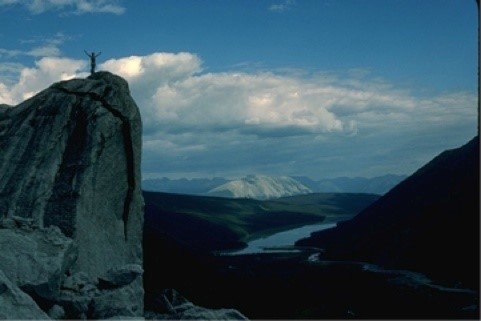
#> input picture ex4/scene.jpg, 481 x 321 px
$ python task3a.py
#> lines starting #> are read from the running program, lines starting #| are printed output that depends on the picture
### ex4/watermark.py
# -*- coding: UTF-8 -*-
"""
@author:Jaiyaun
@software: PyCharm
@file:watermark.py
@time:2021/11/17
"""

import matplotlib.pyplot as plt

def savefig(plt, filename, watermark_text):
    fig = plt.gcf()
    plt.rcParams['font.family'] = ['sans-serif']
    plt.rcParams['font.sans-serif'] = ['Microsoft YaHei']
    fig.text(0.9, 0.05, watermark_text,
             fontsize=40,
             rotation=45,
             color='blue',
             ha='right',
             va='bottom',
             alpha=0.2)
    plt.gca().xaxis.set_major_locator(plt.NullLocator())
    plt.gca().yaxis.set_major_locator(plt.NullLocator())
    plt.margins(0, 0)
    fig.savefig(filename, format='png', transparent=True, pad_inches=0)

# [14 lines left out: function addwatermark, not called in this run]

### ex4/task3a.py
# -*- coding: UTF-8 -*-
"""
@author:Jaiyaun
@software: PyCharm
@file:task3a.py
@time:2021/11/24
"""

import matplotlib.pyplot as plt
import cv2
import watermark

img = cv2.imread('scene.jpg', cv2.IMREAD_COLOR)
#> img is the input picture: shape (321, 481, 3); mean B, G, R 90.1, 77.1, 49.9

# 色调H，饱和度为S，光强为V
hls = cv2.cvtColor(img, cv2.COLOR_BGR2HLS)
#> hls: shape (321, 481, 3); mean of channels 0, 1, 2 90.4, 70.2, 87
# 函数 cv2.split() 传入一个图像数组，并将图像拆分为 B/G/R 三个通道
channels = cv2.split(hls)
equalized_l = cv2.equalizeHist(channels[1], channels[1])
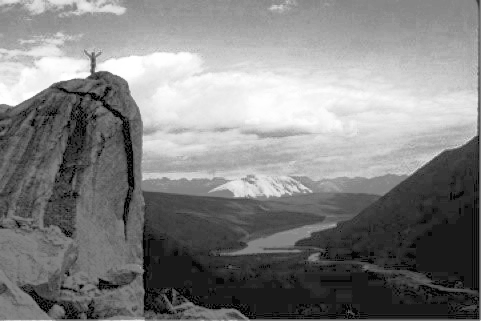
#> equalized_l: shape (321, 481); min 0, max 255, mean 129.3
cv2.merge(channels, hls)
dst = cv2.cvtColor(hls, cv2.COLOR_HLS2BGR)
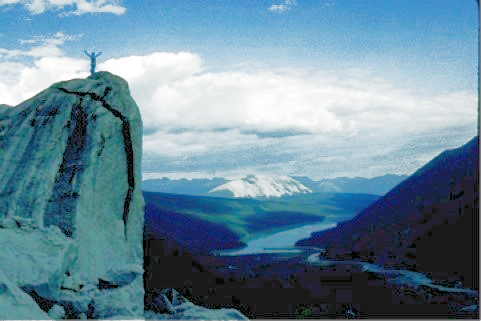
#> dst: shape (321, 481, 3); mean B, G, R 154.4, 137.2, 104.2
#> hls: shape (321, 481, 3); mean of channels 0, 1, 2 90.4, 129.3, 87

titles = ['Original', 'H', 'L', 'S', 'EqualiezdL', 'Equaliezd']
images = [img, hls[:, :, 0], hls[:, :, 1], hls[:, :, 2], equalized_l, dst]

for i in range(6):
    plt.subplot(2, 3, i + 1)
    if len(images[i].shape) < 3:
        plt.imshow(images[i], 'gray')
    else:
        plt.imshow(images[i][..., ::-1])
    plt.title(titles[i], fontsize=8)
    plt.xticks([])
    plt.yticks([])

# 保存图片
# watermark.addwatermark(plt, '201944008236Jaiyaun')
watermark.savefig(plt, 'task3a.png', '201944008236Jaiyaun')
#> in savefig, `fig.savefig(filename, format='png', transparent=True, pad_inches=0)`:
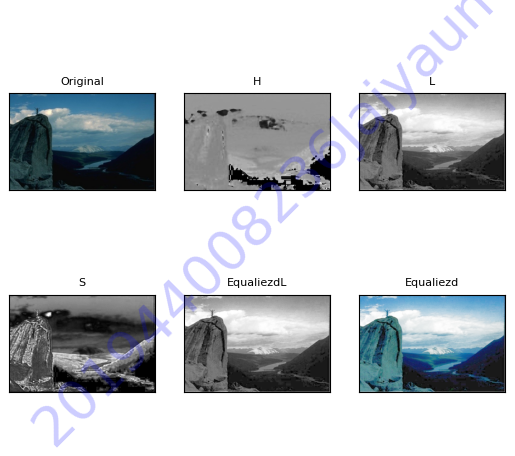
#> figure drawn by matplotlib, 6 panels
plt.show()

$ run again, with ex4/frame_20211124202844.png saved as ex4/scene.jpg
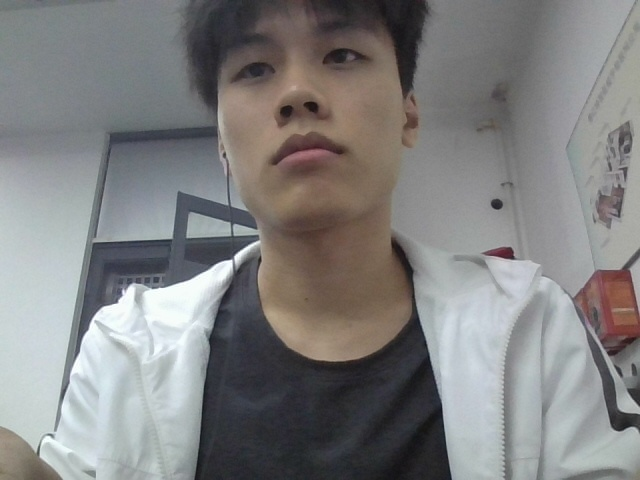
#> input picture ex4/frame_20211124202844.png, 640 x 480 px
#> img is the input picture: shape (480, 640, 3); mean B, G, R 128.7, 128.8, 129.2
#> `equalized_l = cv2.equalizeHist(channels[1], channels[1])`:
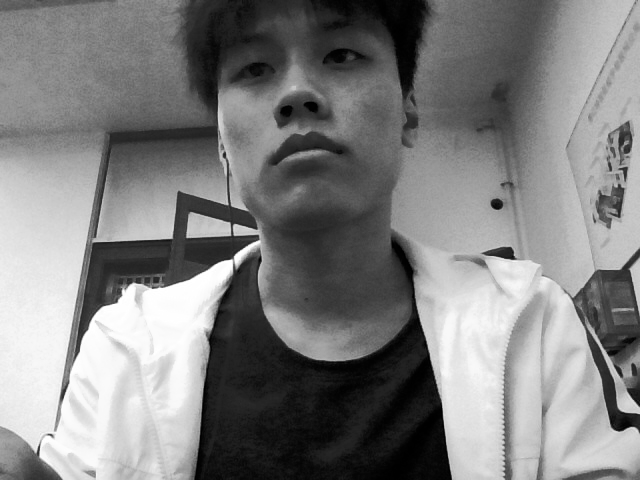
#> equalized_l: shape (480, 640); min 0, max 255, mean 128.3

$ run again, with ex4/frame_20211217170255.png saved as ex4/scene.jpg
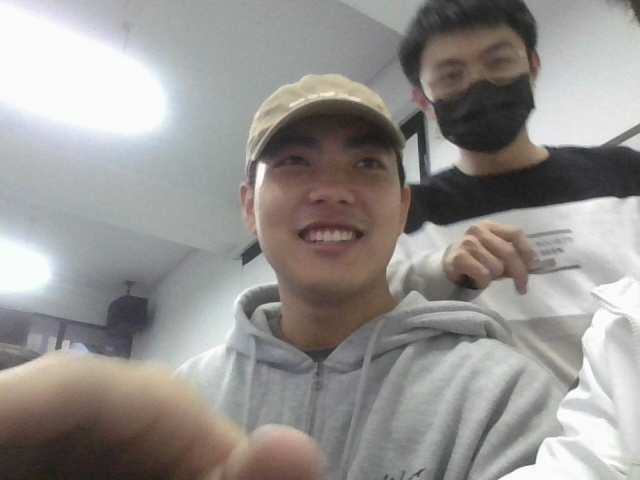
#> input picture ex4/frame_20211217170255.png, 640 x 480 px
#> img is the input picture: shape (480, 640, 3); mean B, G, R 144.8, 147.3, 150.5
#> `equalized_l = cv2.equalizeHist(channels[1], channels[1])`:
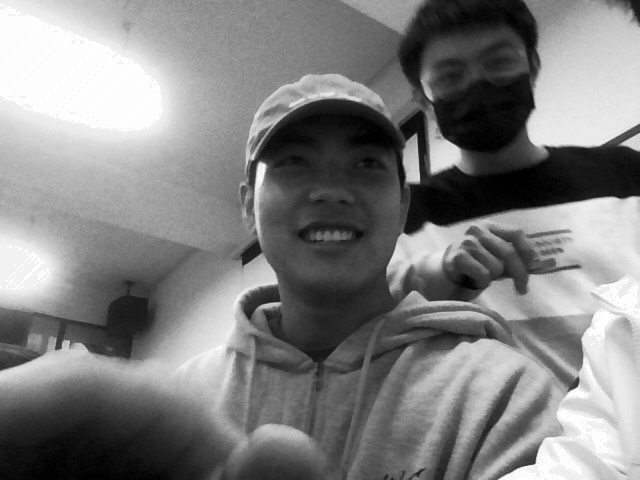
#> equalized_l: shape (480, 640); min 0, max 255, mean 128.4

$ run again, with ex4/goldhill.png saved as ex4/scene.jpg
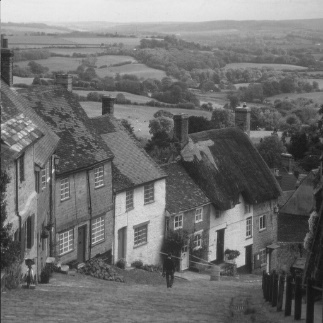
#> input picture ex4/goldhill.png, 323 x 323 px
#> img is the input picture: shape (323, 323, 3); min 18, max 237, mean 111.3
#> `equalized_l = cv2.equalizeHist(channels[1], channels[1])`:
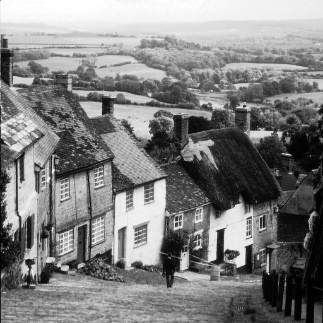
#> equalized_l: shape (323, 323); min 0, max 255, mean 128.3
